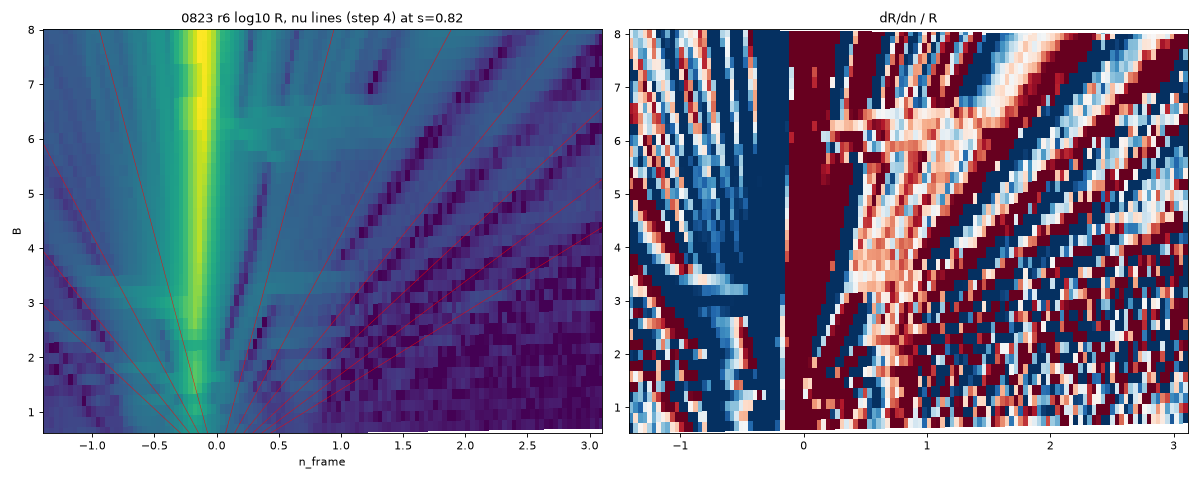

Recreate this plot in Python.
import numpy as np, sys
sys.path.insert(0, '/data/sharpelab/hera-data/vti02-fan-scoring-v2/hole-side')
from load_hole import read, _base, col, nframe
import matplotlib; matplotlib.use('Agg'); import matplotlib.pyplot as plt
for s, r in (('0823', 6), ('0824', 4)):
    meta, X = read(s, r)
    I, R, B, T, lk = _base(s, r, meta, X)
    nf = len(meta['fast_setpoints'][0]); nr = X.shape[0] // nf
    rs = lambda a: a[:nr * nf].reshape(nr, nf)
    n = nframe(s, rs(col(meta, X, 'k_2400_tg_volt')), rs(col(meta, X, 'k_2400_bg_volt')))
    Rg, Bg = rs(R), rs(B)
    np.savez(f'scratch/fan{s}.npz', n=n, R=Rg, B=Bg)
    fig, ax = plt.subplots(1, 2, figsize=(15, 6))
    ax[0].pcolormesh(n, Bg, np.log10(np.clip(np.abs(Rg), 10, 1e6)), shading='nearest', cmap='viridis')
    # guides: nu lines for scale s_ and n0=0
    for nu in range(-16, 25, 4):
        if nu == 0: continue
        bb = np.linspace(0.5, 8, 50); ax[0].plot(nu * bb / 41.357 / (0.82 if s == '0823' else 0.9), bb, 'r-', lw=0.4)
    ax[0].set_xlim(n.min(), n.max()); ax[0].set_ylim(Bg.min(), Bg.max()); ax[0].set_title(f'{s} r{r} log10 R, nu lines (step 4) at s={0.82 if s=="0823" else 0.9}')
    ax[0].set_xlabel('n_frame'); ax[0].set_ylabel('B')
    # derivative map
    dR = np.gradient(Rg, axis=1) / np.maximum(np.abs(Rg), 20)
    ax[1].pcolormesh(n, Bg, dR, shading='nearest', cmap='RdBu', vmin=-0.2, vmax=0.2); ax[1].set_title('dR/dn / R')
    fig.tight_layout(); fig.savefig(f'scratch/fan{s}.png', dpi=80)
    print(s, r, n.shape, n[0, :3], n[0, -3:], Bg[:3, 0], Bg[-3:, 0])
